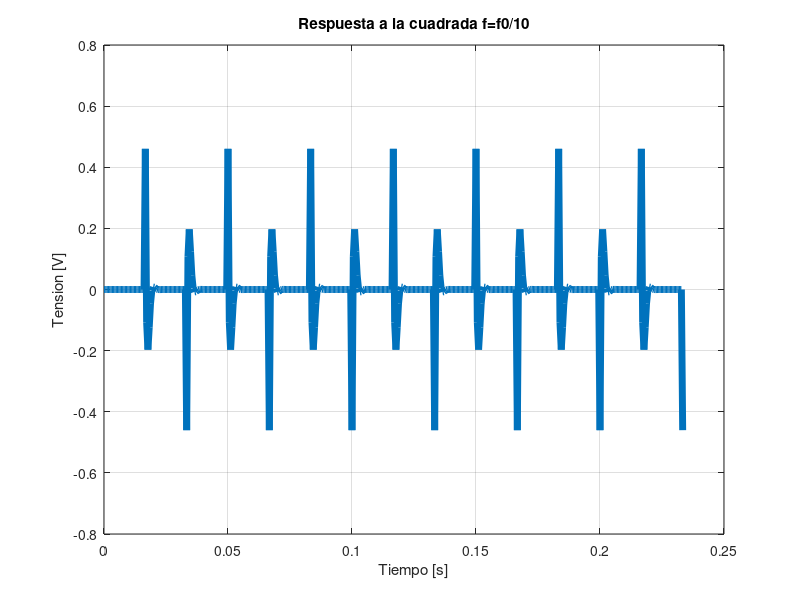
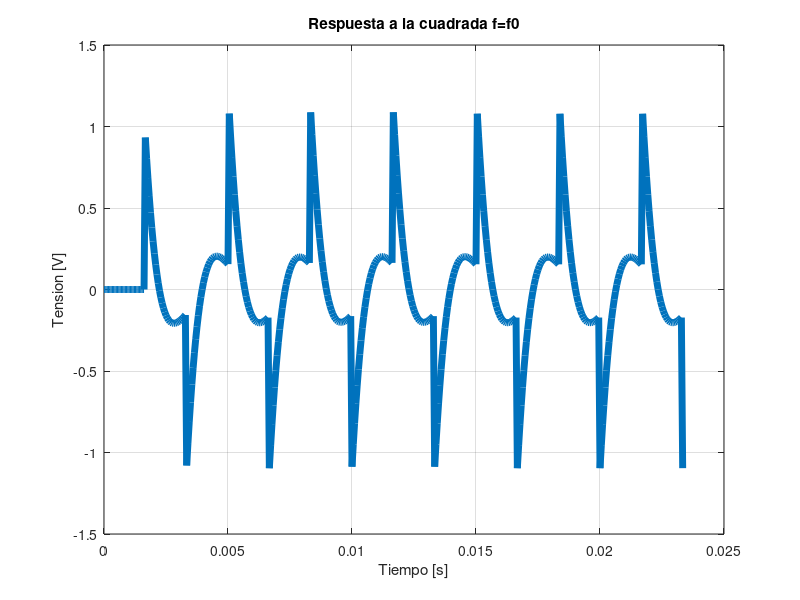
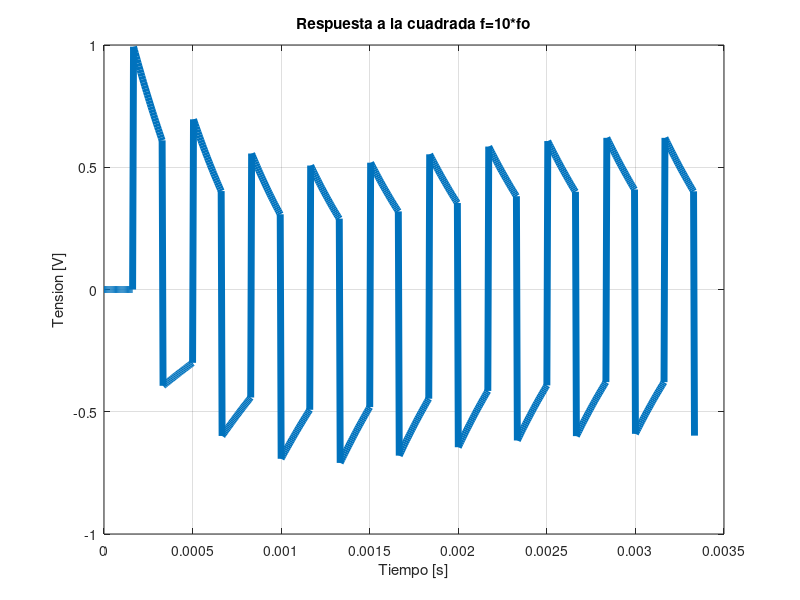

MATLAB code for these plots, in order:
pkg load control
clc
clear all
close all
s = tf('s');
h = (s^2)/(s^2+2666*s+3.553*10^6);
w0=sqrt(3.553)*10^3;
f0=w0/(2*pi);

[cuad,t] = gensig("SQUARE" , 10/f0 , 70/f0);  %armo mi cuadrada de periodo 10/fo y duracion 5 periodos
[V1,t1] = lsim(h,cuad,t); % respuesta al filtro
figure()
plot(t1,V1,"markersize", 10, "linewidth", 5)
xlabel("Tiempo [s]")
ylabel("Tension [V]")
title("Respuesta a la cuadrada f=f0/10")
grid on


% Defino una cuadrada con T= 1/f0 y dura 7 periodos

[cuad,t] = gensig("SQUARE" , 1/f0 , 7/f0); 
[V2,t2] = lsim(h,cuad,t);
figure()
plot(t2,V2,"markersize", 10, "linewidth", 5)
xlabel("Tiempo [s]")
ylabel("Tension [V]")
title("Respuesta a la cuadrada f=f0")
grid on

% Defino una cuadrada con T= 1/(10*f0) (frec 10 f0) y dura 10 periodos
[cuad,t] = gensig("SQUARE" , 1/(10*f0) , 10/(10*f0)); 

[V3,t3] = lsim(h,cuad,t);
figure()
plot(t3,V3,"markersize", 10, "linewidth", 5)
xlabel("Tiempo [s]")
ylabel("Tension [V]")
title("Respuesta a la cuadrada f=10*fo")
grid on